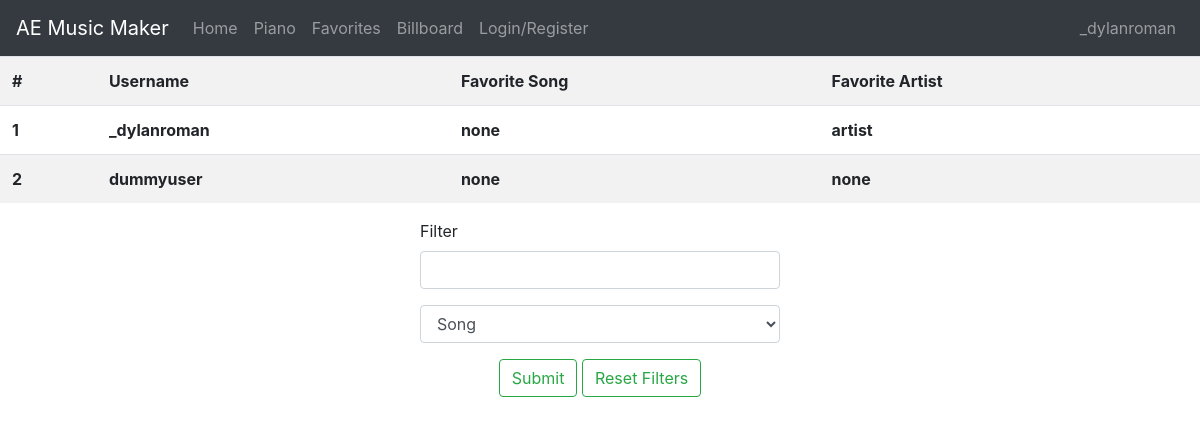
Page /favorites (signed in) on the earlier database version.
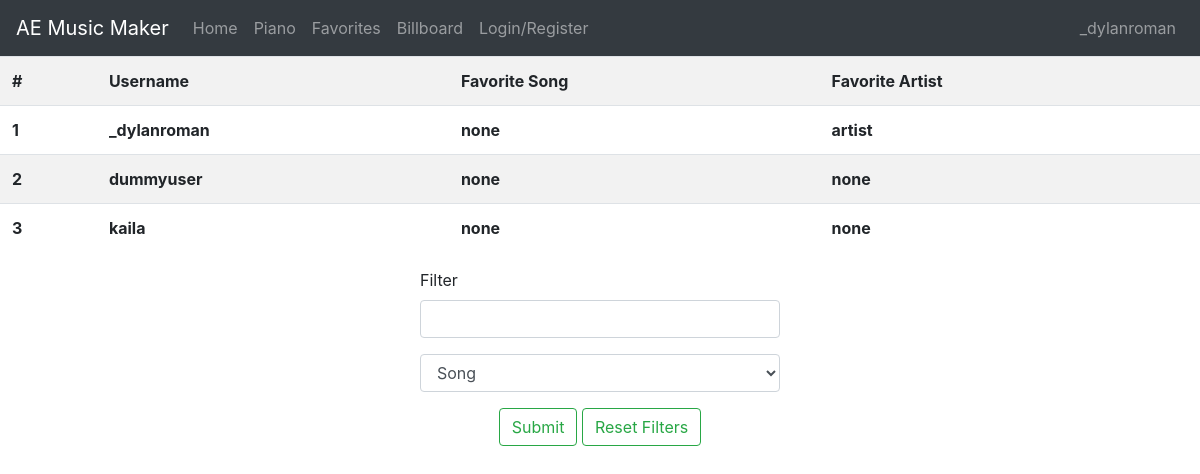
Same page on the later database version.
### bulkofproject/models.py (models this page shows, shortened)
class maindb(db.Model):
    id = db.Column(db.Integer, primary_key = True)
    username = db.Column(db.String(15), unique = True, nullable = False)
    password = db.Column(db.String, nullable = False)
    song = db.Column(db.String)
    artist = db.Column(db.String)

### bulkofproject/routes.py (the view)
@app.route('/favorites', methods = ["GET", "POST"])
def favorites():
    if 'user' in session:
        if request.method == "POST":
            key = 'key'
            dbdict = dbquery(key)
            category = str(request.form['category'])
            filter = str(request.form['filter'])
            filtered = dbfilter(dbdict, key, category, filter)
            output = filtered[key]
            user = session['user']
            return render_template('favorites.html',user = user, insession = True, output = output)
        else:
            key = 'entry'
            dbdict = dbquery(key)
            output = dbdict[key]
            user = session['user']
            return render_template('favorites.html', user = user, insession = True, output = output)
    else:
        flash("Log in to access this function")
        return redirect(url_for('login'))

### bulkofproject/filter.py (called while the page is built)
def query(key):
    list = []
    dbdict = maindb.query.all()
    for entry in dbdict:
        entry = {'user':entry.username, 'song':entry.song, 'artist':entry.artist}
        list.append(entry)
    dictionary = {key:list}
    return dictionary

### bulkofproject/templates/favorites.html (shortened to what this page needs)
<!DOCTYPE html>
<html lang="en">
<head>
    <link rel="stylesheet" href = "https://stackpath.bootstrapcdn.com/bootstrap/4.5.2/css/bootstrap.min.css">
</head>
<body>
{% extends "base.html" %}
{% block content %}
<table class="table table-striped">
    <tr>
        <th>#</th>
        <th>Username</th>
        <th>Favorite Song</th>
        <th>Favorite Artist</th>
    </tr>
    {% for entry in output %}
    <tr>
        <th>{{ (output.index(entry) + 1) }}</th>
        <th>{{ entry['user'] }}</th>
        <th>{{ entry['song'] }}</th>
        <th>{{ entry['artist'] }}</th>
    </tr>
    {% endfor %}
</table>
<form action="#" method = "post" class="ff">
    <div class="form-group">
        <label for="filter">Filter</label>
        <input type="text" name="filter" id="filter" class="form-control">
    </div>
    <div class="form-group">
        <select name="category" id="category" class="form-control">
            <option value="song">Song</option>
        </select>
    </div>
    <div class="text-center">
        <button type="submit" class="btn btn-outline-success">Submit</button>
        <a href="/favorites">
            <button type="button" class="btn btn-outline-success">Reset Filters</button>
        </a>
    </div>
</form>
{% endblock %}

### bulkofproject/templates/base.html (shortened to what this page needs)
<!DOCTYPE html>
<html lang="en">
<head>
    <link rel="stylesheet" href = "https://stackpath.bootstrapcdn.com/bootstrap/4.5.2/css/bootstrap.min.css">
</head>
<body>
    <nav class = "navbar navbar-expand navbar-dark bg-dark">
        <ul class = "navbar.content navbar-nav mr-auto">
            <a href = "/references" class = "navbar-brand">AE Music Maker</a>
            <a href = "/" class = "nav-link">Home</a>
            <li class = "nav-item">
                <a href = "/piano" class = "nav-link">Piano</a>
            </li>
            <li class = "nav-item">
                <a href = "/favorites" class = "nav-link">Favorites</a>
            </li>
            <li class = "nav-item">
                <a href = "/billboard" class = "nav-link">Billboard</a>
            </li>
            <li class = "nav-item">
                <a href = "/user" class = "nav-link">Login/Register</a>
            </li>
        </ul>
        {% if insession == True %}
        <li class = "navbar.content navbar-nav">
            <a href = "/user" class = "nav-link">{{ user }}</a>
        </li>
        {% endif %}
    </nav>
{% block content %}{% endblock %}
</body>
</html>

### bulkofproject/templates/favorites.html (style rules this page uses)
.ff { width: 30%; margin: auto; }

Differences in the rows shown:
added maindb: (output.index(entry)+1) "3", user "kaila", song "none", artist "none"
